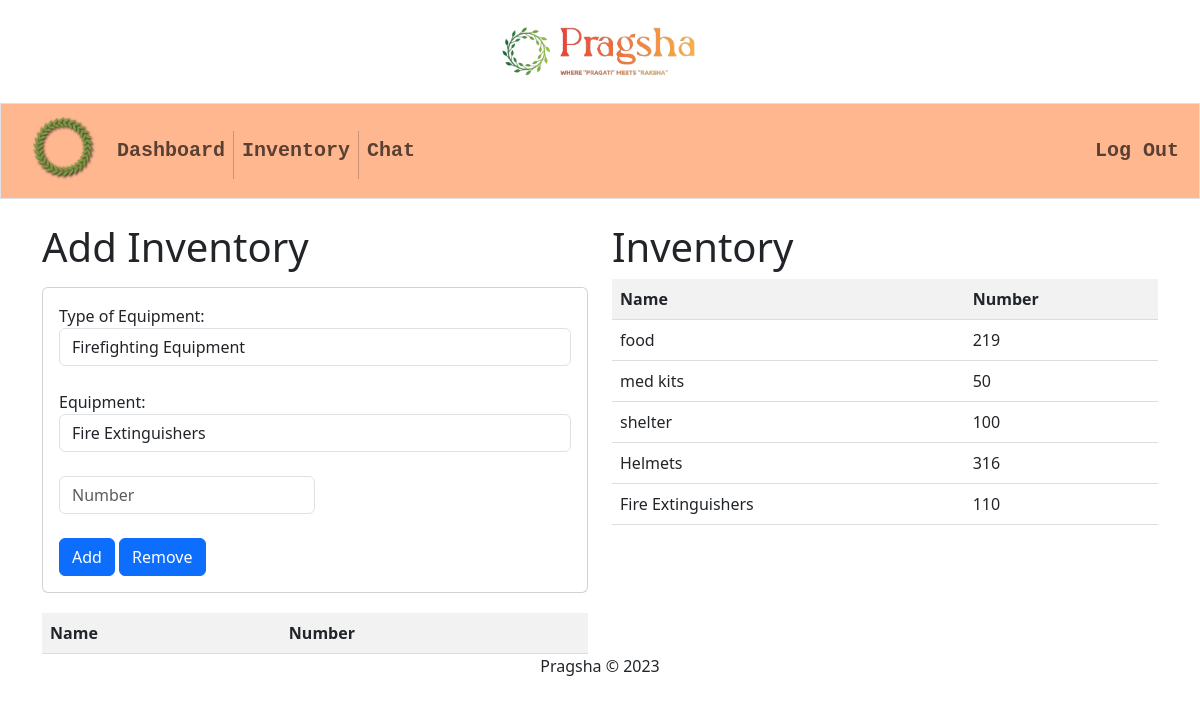
The page /agency/inventory/ (signed in) on the database its author committed.
### agency/models.py (models this page shows)
class Inventory(models.Model):
    inventory_id = models.AutoField(primary_key=True)
    agency_id = models.ForeignKey(Agency, on_delete=models.CASCADE)
    name = models.CharField(max_length=100)
    number = models.IntegerField()

### agency/views.py (the view)
# urls.py: path("inventory/", views.add_inventory, name="inventory"),
@csrf_exempt
def add_inventory(request):
    if request.method == "POST":
        name = request.POST["name"]
        number = request.POST["number"]
        agency_id = Agency.objects.get(
            agency_id=request.session["agency_id"]
        )
        if Inventory.objects.filter(
            name=name,
            agency_id=agency_id
            ).exists():
            Inventory.objects.filter(
                name=name,
                agency_id=agency_id,
            ).update(
                number=Inventory.objects.filter(
                    name=name,
                    agency_id=agency_id,
                )
                .values("number")
                .first()["number"]
                + int(number)
            )
            data = {
                "id": Inventory.objects.filter(
                    name=name,
                    agency_id=agency_id,
                )
                .values("inventory_id")
                .first()["inventory_id"],
                "name": name,
                "number": Inventory.objects.filter(
                    name=name,
                    agency_id=agency_id,
                )
                .values("number")
                .first()["number"],
            }
        else:
            inventory = Inventory(
                agency_id=agency_id,
                name=name,
                number=number,
            )
            inventory.save()
            data = {
                "id": inventory.inventory_id,
                "name": inventory.name,
                "number": inventory.number,
            }
        return JsonResponse({"status": "success", "data": data})
    else:
        inv = Inventory.objects.filter(agency_id=request.session["agency_id"]).values()
        return render(
            request, "agency/inventory.html", {"form": InventoryForm(), "inv": inv, "inventory": INVENTORY}
        )

### agency/views.py
class InventoryForm(forms.ModelForm):
    agency_id = forms.CharField(widget=forms.HiddenInput, required=False)
    name = forms.CharField(max_length=100, label="Name")
    number = forms.IntegerField(label="Number")
    class Meta:
        model = Inventory
        fields = ["name", "number"]

### agency/templates/agency/inventory.html (shortened to what this page needs)
{% extends 'agencydash/layout.html' %}
{% block main %}
<div class="row">
  <div class="col">
    <h1>Add Inventory</h1>
    <form id="inventory-form" class="form-inline">
      <div class="card mt-3">
        <div class="card-body">
          <div class="form-group">
            <label for="type">Type of Equipment:</label>
            <select id="type" class="form-control mr-2">
              {% for type in inventory %}
              <option value="{{ type }}">{{ type }}</option>
              {% endfor %}
            </select>
          </div>
          <br>
          <div class="form-group">
            <label for="name">Equipment:</label>
            <select id="name" name="name" class="form-control mr-2">
            </select>
          </div>
          <br>
          <div class="form-group">
            <input type="number" name="number" id="number" class="form-control mr-2" placeholder="Number"
              style="width:50% !important;" required>
          </div>
          <br>
          <button id="add" type="submit" class="btn btn-primary">Add</button>
          <button id="remove" type="submit" class="btn btn-primary">Remove</button>
        </div>
      </div>
    </form>
    <table id="inventory-table">
      <thead>
        <tr>
          <th>Name</th>
          <th>Number</th>
        </tr>
      </thead>
    </table>
  </div>
  <div class="col">
    <h1>Inventory</h1>
    <table id="inventory-table">
      <thead>
        <tr>
          <th>Name</th>
          <th>Number</th>
        </tr>
      </thead>
      <tbody>
        {% for item in inv %}
        <tr>
          <td>{{ item.name }}</td>
          <td>{{ item.number }}</td>
        </tr>
        {% endfor %}
      </tbody>
    </table>
  </div>
</div>
{% endblock %}

### authentification/static/style.css (style rules this page uses)
body { font-family: Arial, sans-serif; background-color: #fff6ef; overflow-x: hidden; }

### agency/templates/agency/inventory.html (style rules this page uses)
#inventory-form { margin-bottom: 20px; }
#inventory-table { border-collapse: collapse; width: 100%; }
#inventory-table th, #inventory-table td { padding: 8px; text-align: left; border-bottom: 1px solid #ddd; }
#inventory-table th { background-color: #f2f2f2; }

### rows shown on the page
Inventory: name "food", number "219"
Inventory: name "med kits", number "50"
Inventory: name "shelter", number "100"
Inventory: name "Helmets", number "316"
Inventory: name "Fire Extinguishers", number "110"

### other values the page prints
form field value "Firefighting Equipment"
